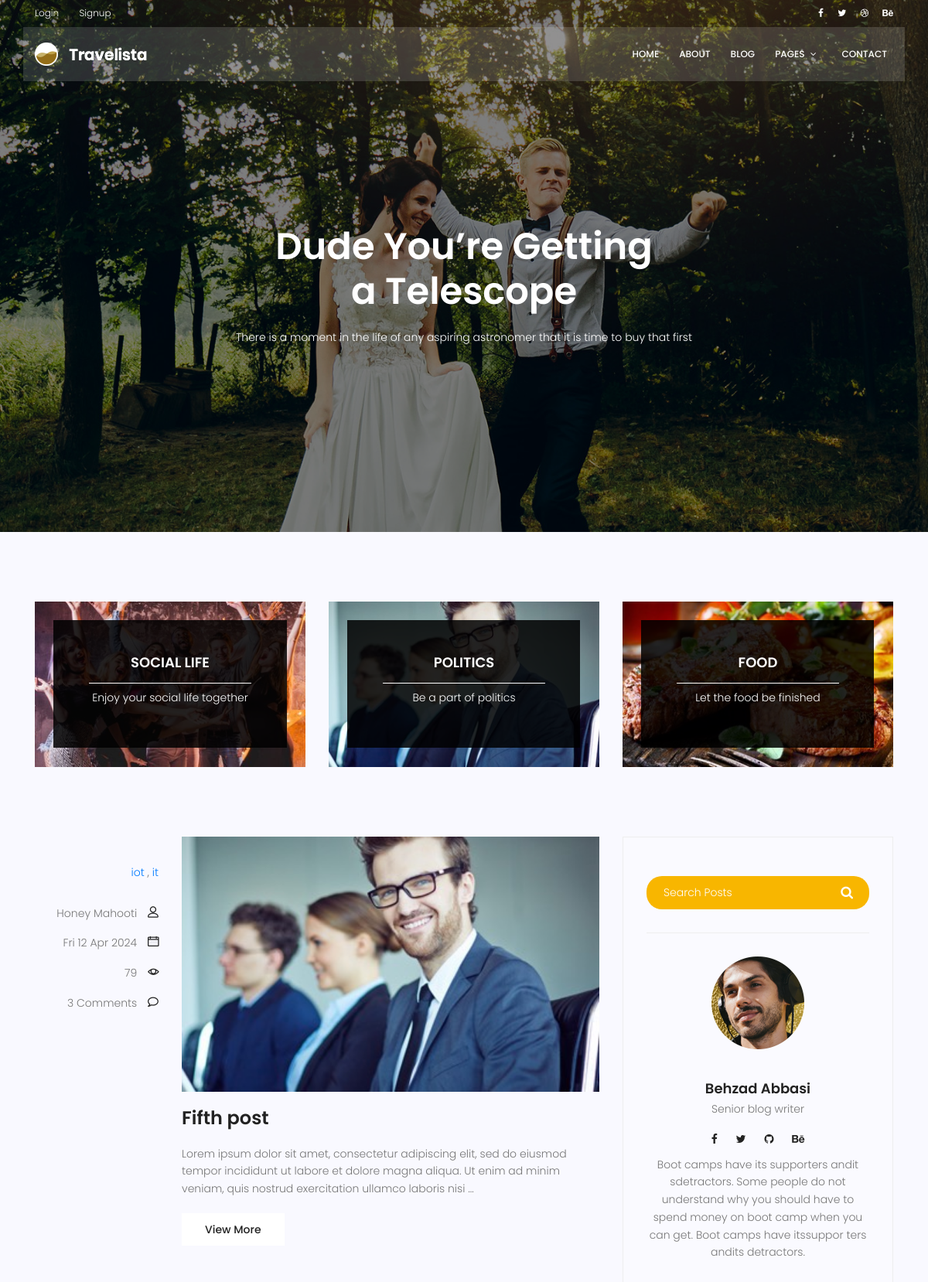
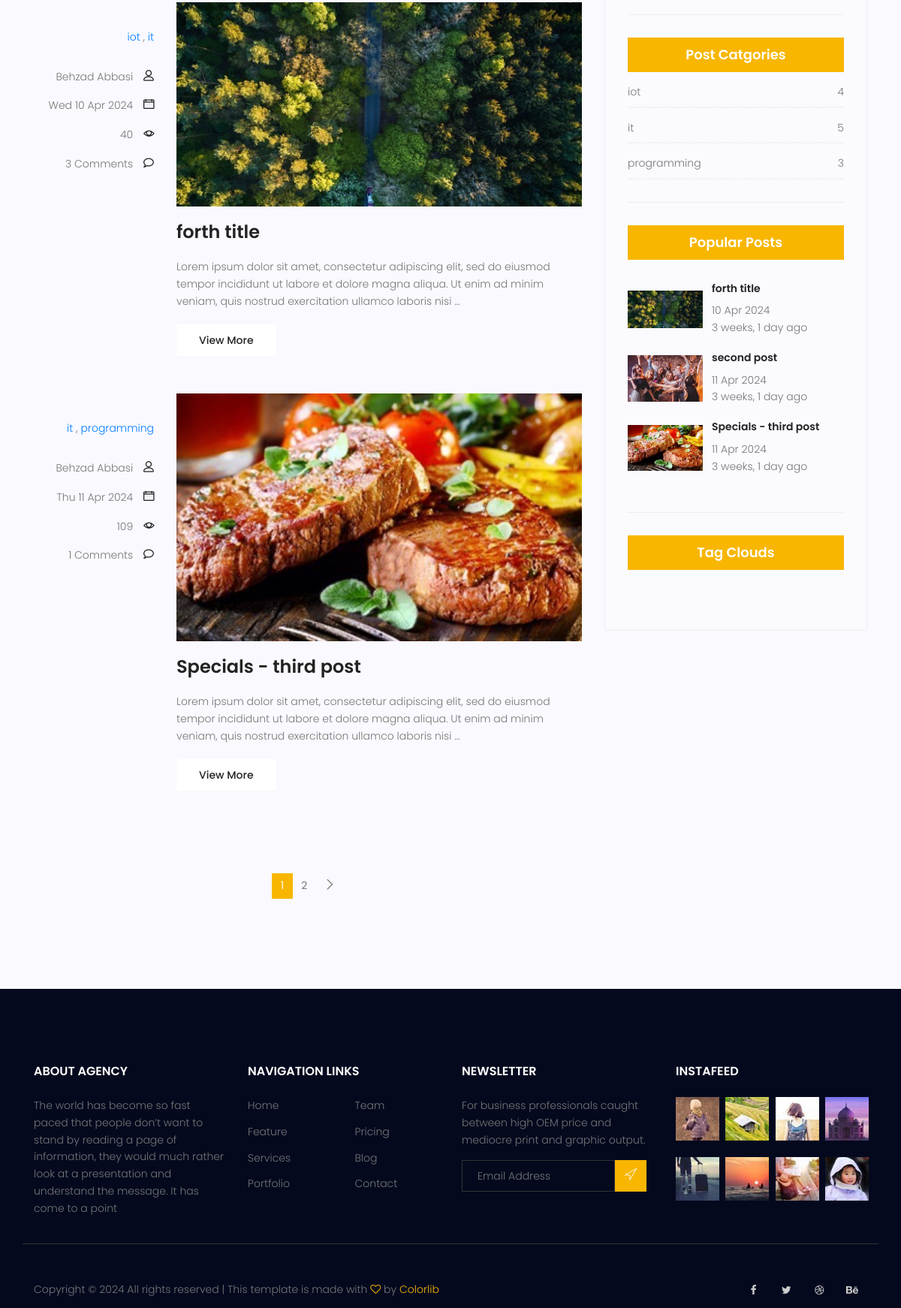
Screenshot of /blog/ (upper part) with the database file from the repository (2 pictures, top to bottom).
### blog/models.py (models this page shows, shortened)
class Category(models.Model):
    name  = models.CharField(max_length=255)
    def __str__(self):
        return self.name

class Post(models.Model):
    image = models.ImageField(upload_to='blog/', default='blog/default.jpg')
    author = models.ForeignKey(User, on_delete=models.SET_NULL, null=True)
    title = models.CharField(max_length=255)
    content = models.TextField()
    tags = TaggableManager()
    category= models.ManyToManyField(Category)
    counted_view=models.IntegerField(default=0) #(default = 0)
    status=models.BooleanField(default=False)
    published_date = models.DateTimeField(null=True)
    created_date = models.DateTimeField(auto_now_add=True)
    updated_date = models.DateTimeField(auto_now=True)
    login_require =models.BooleanField(default=False)
    class Meta:
        ordering=['-created_date']
        verbose_name='پست'
        verbose_name_plural='پست ها'

### blog/views.py (the view)
# urls.py: path('',blog_view, name='index'),
def blog_view(request, **kwargs):
    current_time = timezone.now()
    posts = Post.objects.filter(status =1 ,published_date__lte=current_time)
    if kwargs.get('cat_name') != None:
        posts = posts.filter(category__name = kwargs['cat_name'])
    if kwargs.get('author_username') != None:
        posts = posts.filter(author__username = kwargs['author_username'])
    if kwargs.get('tag_name') != None:
        posts = posts.filter(tags__name__in =[kwargs['tag_name']])
    posts = Paginator(posts,3)
    try:
        page_number=request.GET.get('page')
        posts = posts.page(page_number)
    except EmptyPage:
        posts= posts.get_page(1)
    except PageNotAnInteger:
        posts = posts.get_page(1)
    context = {'posts': posts}
    return render (request, 'blog/blog-home.html',context)

### blog/templatetags/blog_tags.py (called while the page is built)
@register.inclusion_tag('blog/blog-popular-posts.html')
def latestposts(arg=3):
    posts= Post.objects.filter(status =1).order_by('published_date')[:arg]
    return {'posts':posts}

@register.inclusion_tag('blog/blog-post-categories.html')
def postcategories():
    posts= Post.objects.filter(status =1)
    categories = Category.objects.all()
    cat_dict = {}
    for name in categories:
        cat_dict[name] = posts.filter(category =name).count()
    return {'categories':cat_dict}

@register.simple_tag(name='comments_count')
def function(pid):
    return Comments.objects.filter(post=pid, approved=True).count()

### templates/blog/blog-home.html (shortened to what this page needs)
{% extends 'base.html' %}
{% load static %}
{% load blog_tags %}
{% block content %}
<section class="banner-area relative blog-home-banner" id="home">
	<div class="overlay overlay-bg"></div>
	<div class="container">
		<div class="row d-flex align-items-center justify-content-center">
			<div class="about-content blog-header-content col-lg-12">
				<h1 class="text-white">
					Dude You’re Getting
					a Telescope
				</h1>
				<p class="text-white">
					There is a moment in the life of any aspiring astronomer that it is time to buy that first
				</p>
			</div>
		</div>
	</div>
</section>
<section class="top-category-widget-area pt-90 pb-90 ">
	<div class="container">
		<div class="row">
			<div class="col-lg-4">
				<div class="single-cat-widget">
					<div class="content relative">
						<div class="overlay overlay-bg"></div>
						<a href="#" target="_blank">
							<div class="thumb">
								<img class="content-image img-fluid d-block mx-auto"
									src="{%static 'img/blog/cat-widget1.jpg' %}" alt="">
							</div>
							<div class="content-details">
								<h4 class="content-title mx-auto text-uppercase">Social life</h4>
								<span></span>
								<p>Enjoy your social life together</p>
							</div>
						</a>
					</div>
				</div>
			</div>
			<div class="col-lg-4">
				<div class="single-cat-widget">
					<div class="content relative">
						<div class="overlay overlay-bg"></div>
						<a href="#" target="_blank">
							<div class="thumb">
								<img class="content-image img-fluid d-block mx-auto"
									src="{%static 'img/blog/cat-widget2.jpg' %}" alt="">
							</div>
							<div class="content-details">
								<h4 class="content-title mx-auto text-uppercase">Politics</h4>
								<span></span>
								<p>Be a part of politics</p>
							</div>
						</a>
					</div>
				</div>
			</div>
			<div class="col-lg-4">
				<div class="single-cat-widget">
					<div class="content relative">
						<div class="overlay overlay-bg"></div>
						<a href="#" target="_blank">
							<div class="thumb">
								<img class="content-image img-fluid d-block mx-auto"
									src="{%static 'img/blog/cat-widget3.jpg' %}" alt="">
							</div>
							<div class="content-details">
								<h4 class="content-title mx-auto text-uppercase">Food</h4>
								<span></span>
								<p>Let the food be finished</p>
							</div>
						</a>
					</div>
				</div>
			</div>
		</div>
	</div>
</section>
<section class="post-content-area">
	<div class="container">
		<div class="row">
			<div class="col-lg-8 posts-list">
				{% for post in posts %}
				<div class="single-post row">
					<div class="col-lg-3  col-md-3 meta-details">
						<ul class="tags">
							{% for cat in post.category.all%}
							<a href="{% url 'blog:category' cat_name=cat.name %}"> {{cat.name}} </a>
							{% if not forloop.last %},
							{%endif%}
							{% endfor %}
						</ul>
						<div class="user-details row">
							<p class="user-name col-lg-12 col-md-12 col-6"><a
									href="{%url 'blog:author' author_username=post.author.username%}">{{post.author.get_full_name}}</a>
								<span class="lnr lnr-user"></span>
							</p>
							<p class="date col-lg-12 col-md-12 col-6"><a href="#">{{post.published_date | date:"D d M Y"}}</a> <span class="lnr lnr-calendar-full"></span></p>
							<p class="view col-lg-12 col-md-12 col-6"><a href="#">{{post.counted_view}}</a> <span
									class="lnr lnr-eye"></span></p>
							<p class="comments col-lg-12 col-md-12 col-6"><a href="#"> {% comments_count post.id %} Comments</a> <span
									class="lnr lnr-bubble"></span></p>
						</div>
					</div>
					<div class="col-lg-9 col-md-9 ">
						<div class="feature-img">
							<img class="img-fluid" src="{{post.image.url}}" alt="">
						</div>
						<a class="posts-title" href="{% url 'blog:single' pid=post.id %}">
							<h3>{{post.title}}</h3>
						</a>
						<p class="excert">
							{{post.content|truncatewords:30}}
						</p>
						<a href="/blog/{{post.id}}" class="primary-btn">View More</a>
					</div>
				</div>
				{% endfor %}
				<nav class="blog-pagination justify-content-center d-flex">
					<ul class="pagination">
						{% for i in posts.paginator.page_range %}
						{% if posts.number == i %}
						<li class="page-item active"><a href="?page={{i}}" class="page-link">{{i}}</a></li>
						{% else %}
						<li class="page-item"><a href="?page={{i}}" class="page-link">{{i}}</a></li>
						{% endif %}
						{% endfor %}
						{% if posts.has_next %}
						<li class="page-item">
							<a href="?page={{posts.next_page_number}}" class="page-link" aria-label="Next">
								<span aria-hidden="true">
									<span class="lnr lnr-chevron-right"></span>
								</span>
							</a>
						</li>
						{% endif %}
					</ul>
				</nav>
			</div>
			<div class="col-lg-4 sidebar-widgets">
				<div class="widget-wrap">
					{% include 'blog/blog-search.html' %}
					{% include 'blog/blog-writer.html' %}
					{% postcategories %}
					{% latestposts %}
					{% include 'blog/blog-tags.html' %}
				</div>
			</div>
		</div>
	</div>
</section>
{% endblock %}

### templates/blog/blog-post-categories.html
{% load static %}
{% load blog_tags %}
<div class="single-sidebar-widget post-category-widget">
    <h4 class="category-title">Post Catgories</h4>
    <ul class="cat-list">
        {% for name,count in categories.items %}
        <li>
            <a href="{% url 'blog:category' cat_name=name %}" class="d-flex justify-content-between">
                <p>{{name}}</p>
                <p>{{count}}</p>
            </a>
        </li>
        {% endfor %}
    </ul>
</div>

### templates/blog/blog-popular-posts.html
{% load static %}
{% load humanize %}
<div class="single-sidebar-widget popular-post-widget">
    <h4 class="popular-title">Popular Posts</h4>
    <div class="popular-post-list">
        {% for post in posts %}
        <div class="single-post-list d-flex flex-row align-items-center">
            <div class="thumb">
                <img class="img-fluid" src="{{ post.image.url }}" alt="">
            </div>
            <div class="details">
                <a href="{% url 'blog:single' pid=post.id %}">
                    <h6>{{post.title}}</h6>
                </a>
                <p>{{ post.published_date|date:"d M Y"}}</p>
                <p>{{post.published_date|naturaltime}}</p>
            </div>
        </div>
        {% endfor %}
    </div>
</div>

### rows the page displays
Post: author.get_full_name "Honey Mahooti", published_date "Fri 12 Apr 2024", counted_view "79", id "3", image (picture), title "Fifth post", content "Lorem ipsum dolor sit amet, consectetur adipiscing elit, sed do eiusmod tempor incididunt ut labore et dolore magna aliqua. Ut enim ad minim veniam, quis nostrud exercitation ullamco laboris nisi …"
Category: name "iot", count "4"
Category: name "it", count "5"
Post: author.get_full_name "Behzad Abbasi", published_date "Wed 10 Apr 2024", counted_view "40", id "3", image (picture), title "forth title", content "Lorem ipsum dolor sit amet, consectetur adipiscing elit, sed do eiusmod tempor incididunt ut labore et dolore magna aliqua. Ut enim ad minim veniam, quis nostrud exercitation ullamco laboris nisi …", published_date "10 Apr 2024", published_date "3 weeks, 1 day ago"
Post: author.get_full_name "Behzad Abbasi", published_date "Thu 11 Apr 2024", counted_view "109", id "1", image (picture), title "Specials - third post", content "Lorem ipsum dolor sit amet, consectetur adipiscing elit, sed do eiusmod tempor incididunt ut labore et dolore magna aliqua. Ut enim ad minim veniam, quis nostrud exercitation ullamco laboris nisi …", published_date "11 Apr 2024", published_date "3 weeks, 1 day ago"
Category: name "programming", id "3"
Post: image (picture), title "second post", published_date "11 Apr 2024", published_date "3 weeks, 1 day ago"

### other values shown
{{ i }} "1"
{{ i }} "2"
